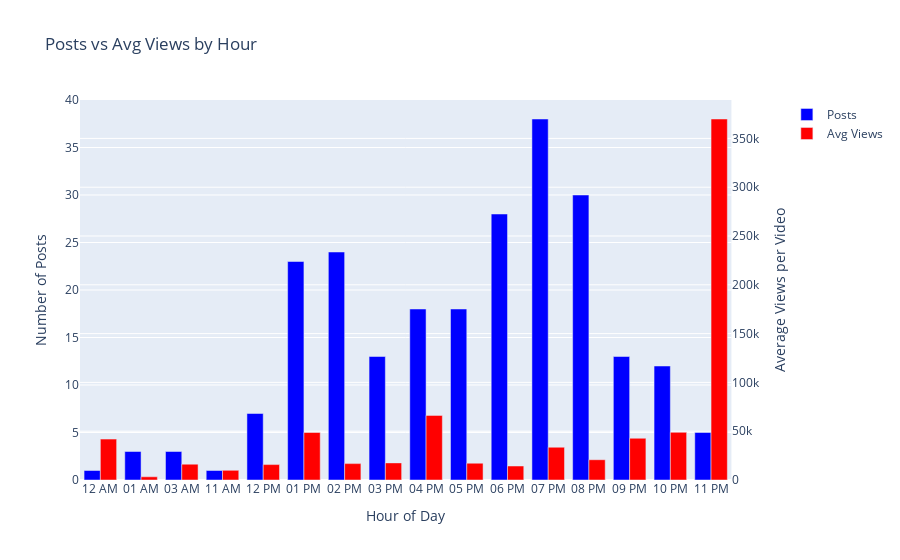

Notebook source saved alongside this figure:
### Code cell
fig = make_subplots(specs=[[{"secondary_y": True}]])

fig.add_trace(
    go.Bar(
        x=hourly_stats["hour_label"],
        y=hourly_stats["posts"],
        name="Posts",
        marker_color="blue",
        offsetgroup=0,         
    ),
    secondary_y=False
)

fig.add_trace(
    go.Bar(
        x=hourly_stats["hour_label"],
        y=hourly_stats["avg_views"],
        name="Avg Views",
        marker_color="red",
        offsetgroup=1,         # different group ID so it sits beside the other
    ),
    secondary_y=True
)

fig.update_layout(
    title="Posts vs Avg Views by Hour",
    barmode="group",          
    xaxis_title="Hour of Day",
    yaxis=dict(title="Number of Posts", side="left"),
    yaxis2=dict(title="Average Views per Video", side="right", overlaying="y"),
)

fig.show()

### Figure 1 — Plotly figure (JSON) as saved in the notebook; plotly's stock layout.template omitted (floating-point values rounded to 4 significant figures)
{"data": [{"marker": {"color": "blue"}, "name": "Posts", "offsetgroup": "0", "type": "bar", "x": ["12 AM", "01 AM", "03 AM", "11 AM", "12 PM", "01 PM", "02 PM", "03 PM", "04 PM", "05 PM", "06 PM", "07 PM", "08 PM", "09 PM", "10 PM", "11 PM"], "xaxis": "x", "y": [1, 3, 3, 1, 7, 23, 24, 13, 18, 18, 28, 38, 30, 13, 12, 5], "yaxis": "y"}, {"marker": {"color": "red"}, "name": "Avg Views", "offsetgroup": "1", "type": "bar", "x": ["12 AM", "01 AM", "03 AM", "11 AM", "12 PM", "01 PM", "02 PM", "03 PM", "04 PM", "05 PM", "06 PM", "07 PM", "08 PM", "09 PM", "10 PM", "11 PM"], "xaxis": "x", "y": [41900, 3283.0, 16230.0, 9883, 15800.0, 48660.0, 16780.0, 17550.0, 66210.0, 17230.0, 14350.0, 33580.0, 20770.0, 42770.0, 48860.0, 369900.0], "yaxis": "y2"}], "layout": {"barmode": "group", "title": {"text": "Posts vs Avg Views by Hour"}, "xaxis": {"anchor": "y", "domain": [0, 0.94], "title": {"text": "Hour of Day"}}, "yaxis": {"anchor": "x", "domain": [0, 1], "side": "left", "title": {"text": "Number of Posts"}}, "yaxis2": {"anchor": "x", "overlaying": "y", "side": "right", "title": {"text": "Average Views per Video"}}}}
